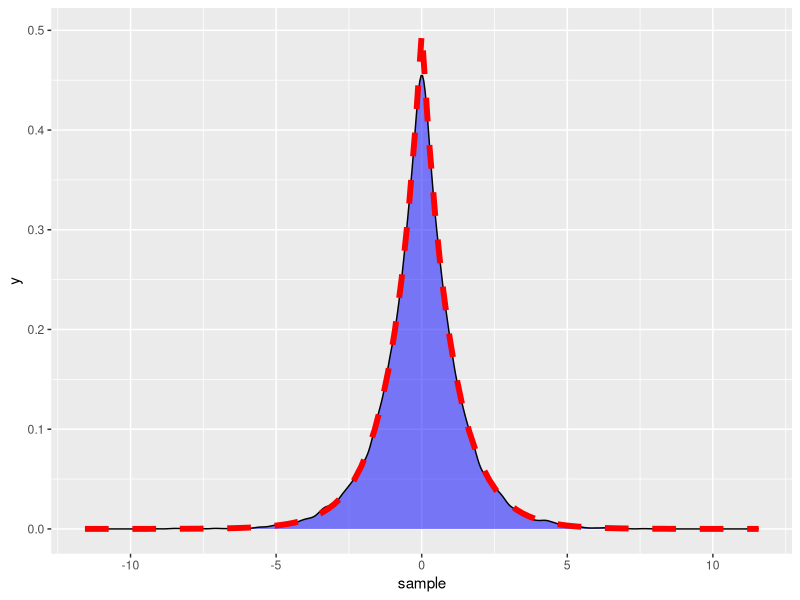
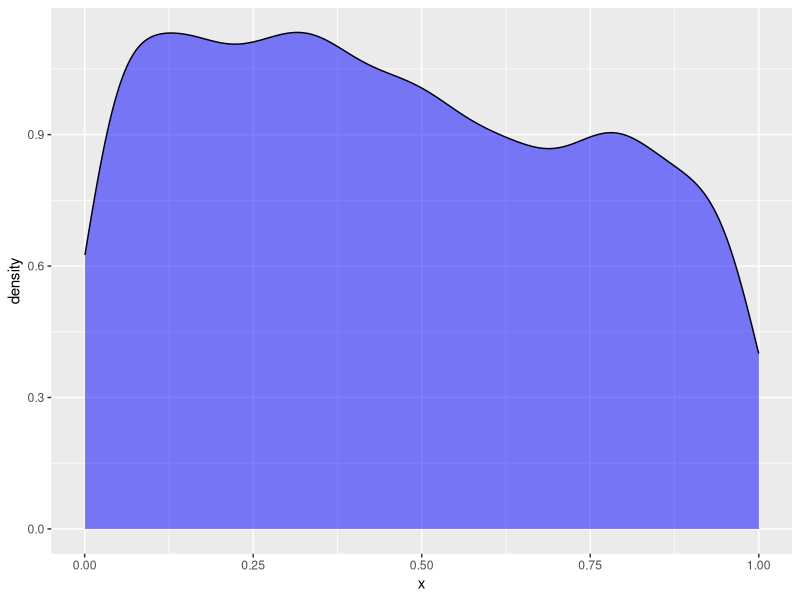
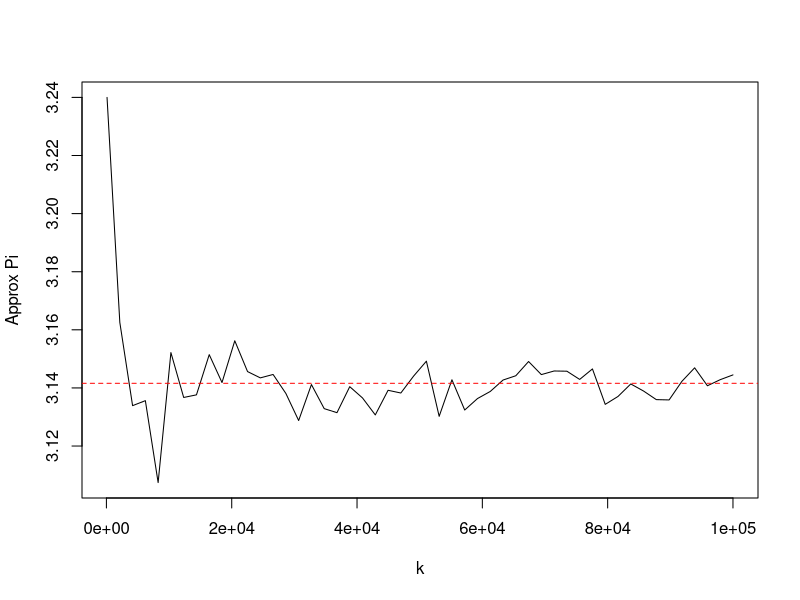
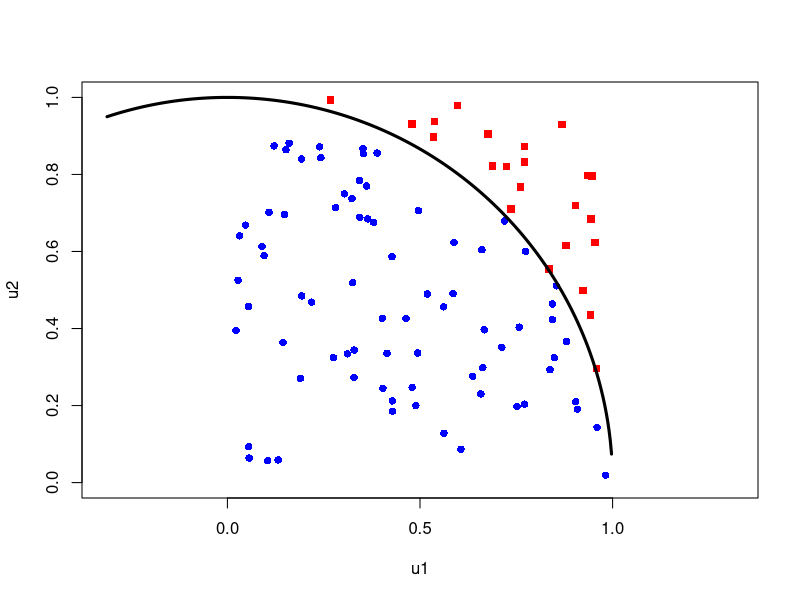
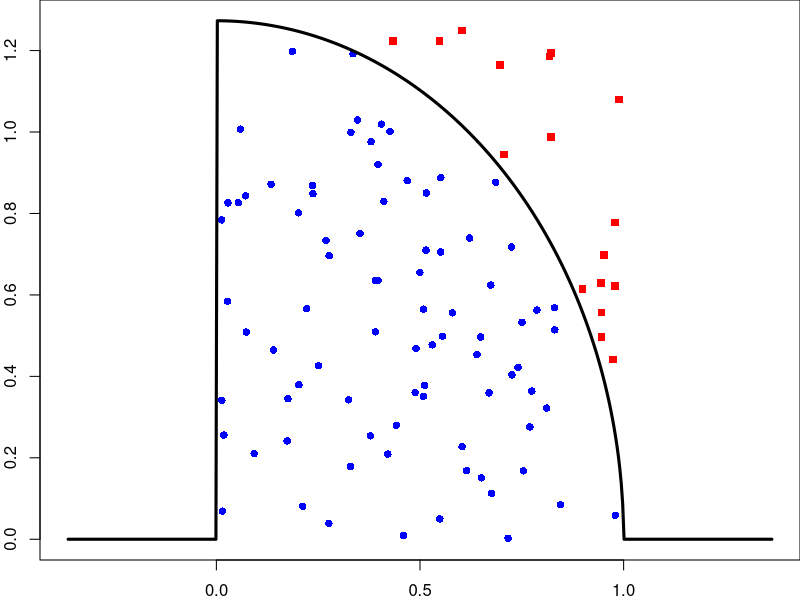
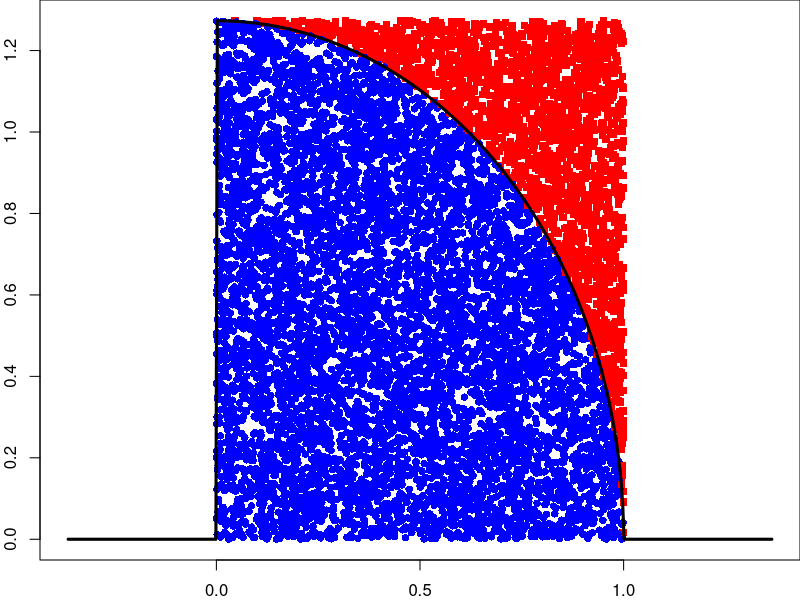
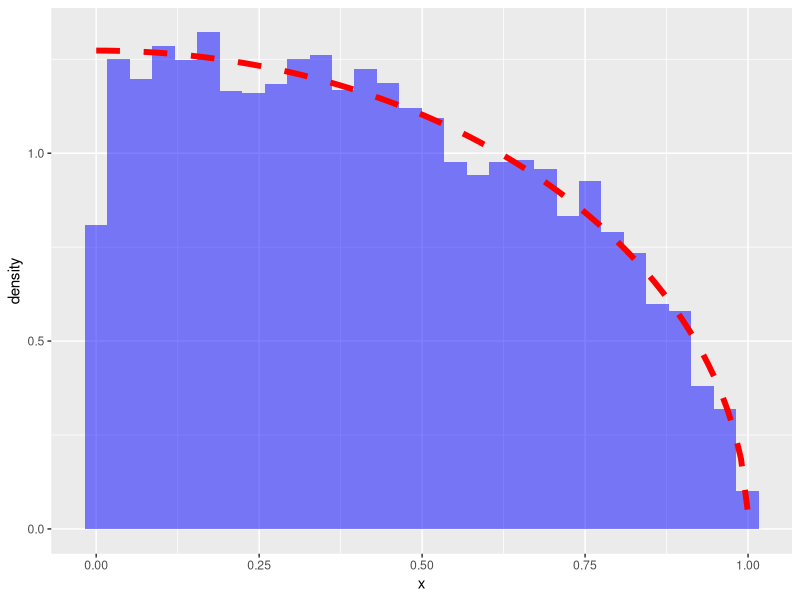
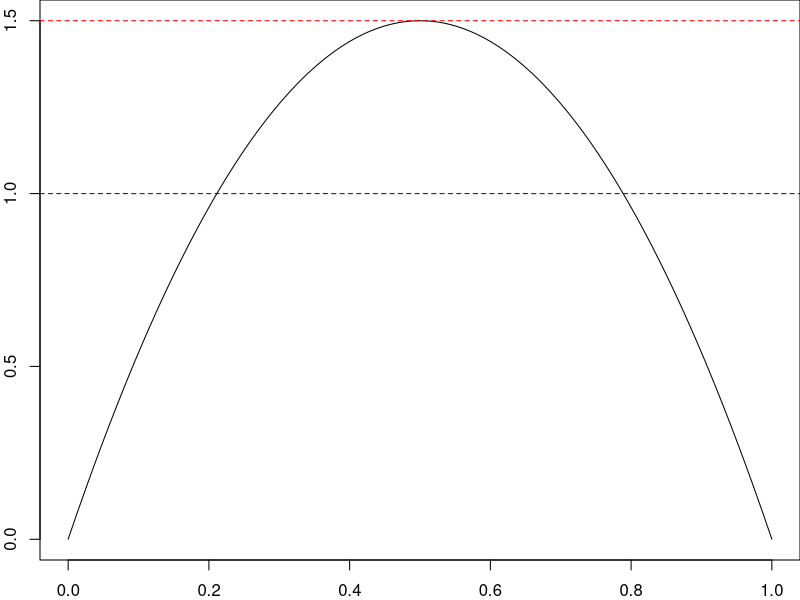

Generate these figures, in order, with R:
### R code from vignette source '/Users/mark/Documents/Professional/Teaching/sjtu/stats406-summer2021/lectures/week05/week05_accept_reject/lecture-core.Rnw'

###################################################
### code chunk number 1: lecture-core.Rnw:52-56
###################################################
options(width = 60, digits = 4)
set.seed(49482)
library(tidyverse)
library(ggplot2)


###################################################
### code chunk number 2: lecture-core.Rnw:99-103
###################################################
rlaplace <- function(n) {
    u <- runif(n)
    ifelse(u < 1/2, log(2 * u), log(1 / (2 - 2 * u)))
}


###################################################
### code chunk number 3: lecture-core.Rnw:108-110
###################################################
d <- data.frame(sample = rlaplace(10000))
ggplot(d, aes(x = sample)) + geom_density(fill = "blue", alpha = 0.5) + stat_function(fun = function(x) { (1/2) * exp(- abs(x))}, color = "red", lwd = 2, lty = 2)


###################################################
### code chunk number 4: lecture-core.Rnw:116-120
###################################################
x <- rlaplace(1000)
x_positive <- keep(x, x > 0) 
mean(x_positive) # should be close to 1
t.test(x_positive, conf.level = 0.999)$conf.int


###################################################
### code chunk number 5: lecture-core.Rnw:127-128
###################################################
length(x_positive)


###################################################
### code chunk number 6: lecture-core.Rnw:153-157
###################################################
x <- rnorm(10000)
y <- keep(x, 0 < x & x < 1)
length(y) # number of samples kept
mean(y) # use the samples to estimate E(Y)


###################################################
### code chunk number 7: lecture-core.Rnw:163-164
###################################################
ggplot(data.frame(x = y), aes(x = x)) + geom_density(fill = "blue", alpha = 0.5) 


###################################################
### code chunk number 8: lecture-core.Rnw:182-188
###################################################
approx_pi <- function(k) {
  u1 <- runif(k)
  u2 <- runif(k)
  sqs <- sqrt(u1^2 + u2^2)
  return(4 * sum(sqs <= 1) / k)
}


###################################################
### code chunk number 9: lecture-core.Rnw:194-197
###################################################
xs <- seq(100, 100000, length.out = 50)
plot(xs, Vectorize(approx_pi)(xs), type = 'l', xlab = "k", "ylab" = "Approx Pi")
abline(h = pi, lty = 2, col = "red")


###################################################
### code chunk number 10: lecture-core.Rnw:214-219
###################################################
u1 <- runif(100)
u2 <- runif(100)
inquad <- 1 + (u1^2 + u2^2 <= 1)
plot(u1, u2, col = c( "red", "blue")[inquad], pch = c(15,16)[inquad], asp = 1, xlim = c(0,1), ylim = c(0,1))
curve(sqrt(1 - x^2), add = TRUE, lwd = 3, n = 501)


###################################################
### code chunk number 11: lecture-core.Rnw:237-243
###################################################
par(mar = c(2, 2, 0, 0))
u1 <- runif(100)
u2 <- runif(100)
inquad <- 1 + (u1^2 + u2^2 <= 1)
plot(u1, 4 / pi * u2, col = c( "red", "blue")[inquad], pch = c(15,16)[inquad], asp = 1, xlim = c(0,1), ylim = c(0, 4/pi))
curve(ifelse(x > 0 & x < 1, 4 / pi * sqrt(1 - x^2), 0), add = TRUE, lwd = 3, n = 501)


###################################################
### code chunk number 12: lecture-core.Rnw:252-259
###################################################
par(mar = c(2, 2, 0, 0))
k <- 10000
u1 <- runif(k)
u2 <- runif(k)
inquad <- 1 + (u1^2 + u2^2 <= 1)
plot(u1, 4 / pi * u2, col = c( "red", "blue")[inquad], pch = c(15,16)[inquad], asp = 1, xlim = c(0,1), ylim = c(0, 4/pi))
curve(ifelse(x > 0 & x < 1, 4 / pi * sqrt(1 - x^2), 0), add = TRUE, lwd = 3, n = 501)


###################################################
### code chunk number 13: lecture-core.Rnw:266-267
###################################################
ggplot(data.frame(x = u2[inquad == 2]), aes(x = x )) + geom_histogram(aes(y = ..density..), fill = "blue", alpha = 0.5) + stat_function(fun = function(x) { 4/pi*sqrt(1 - x^2)}, lty = 2, col = "red", lwd = 2)


###################################################
### code chunk number 14: lecture-core.Rnw:328-331
###################################################
curve(6 * x * (1 - x), ylim = c(0, 1.5), n = 501)
abline(h = 1, lty = 2, col = "blue")
abline(h = 6/4, lty = 2, col = "red")


###################################################
### code chunk number 15: lecture-core.Rnw:359-364
###################################################
par(mar = c(2,2,0,0))
curve(6 * x * (1 - x), ylim = c(0, 1.5), n = 501)
abline(h = 6/4, lty = 2, col = "blue")
lines(c(0.3, 0.3), c(0, 1.26), lwd = 3, col = "green")
lines(c(0.3, 0.3), c(1.26, 6/4), lwd = 3, col = "red")


###################################################
### code chunk number 16: lecture-core.Rnw:370-375
###################################################
k <- 10000
ys <- runif(k)
fys <- 6 * ys * (1 - ys)
gys <- 1
ratios <- fys / (gys * (6/4))


###################################################
### code chunk number 17: lecture-core.Rnw:378-382
###################################################
us <- runif(k)
accept <- us < ratios
accepted <- ys[accept]
rejected <- ys[!accept] ; mean(!accept)


###################################################
### code chunk number 18: lecture-core.Rnw:388-392
###################################################
par(mar = c(2,2,0,0))
curve(6 * x * (1 - x), ylim = c(0, 1.5), n = 501)
abline(h = 6/4, lty = 2, col = "blue")
points(ys, us * (6/4), col = c("red", "blue")[1 + accept], pch = c(18,2)[1 + accept])


###################################################
### code chunk number 19: lecture-core.Rnw:399-401
###################################################
ggplot(data.frame(x = ys[accept]), aes(x = x)) + geom_density(fill = "blue", alpha = 0.5) + 
    stat_function(fun = function(x) {6 * x * (1 - x)},  col = "red", lty = 2, lwd = 2)


###################################################
### code chunk number 20: lecture-core.Rnw:496-497
###################################################
(scaling_const <- pnorm(1) - pnorm(0))


###################################################
### code chunk number 21: lecture-core.Rnw:500-505
###################################################
truncated <- function(x) {
  ifelse(x >= 0 & x <= 1,
         dnorm(x) / scaling_const,
         0)
}


###################################################
### code chunk number 22: lecture-core.Rnw:511-515
###################################################

par(mar = c(3,3,0,0))
curve(truncated(x), from = -0.5, to = 1.5, n = 501, lwd = 3)
lines(c(0,0, 1, 1), c(0, truncated(0), truncated(0), 0), lty = 2, lwd = 3, col = "blue")


###################################################
### code chunk number 23: lecture-core.Rnw:522-525
###################################################
ys <- runif(1000)
const <- truncated(0)
ratios <- truncated(ys) / (const * 1) # g(y) = 1


###################################################
### code chunk number 24: lecture-core.Rnw:528-532
###################################################
us <- runif(1000)
accept_uniform <- us < ratios
accepted_uniform <- ys[accept_uniform]
rejected_uniform <- ys[!accept_uniform] 


###################################################
### code chunk number 25: lecture-core.Rnw:536-537
###################################################
mean(accepted_uniform)


###################################################
### code chunk number 26: lecture-core.Rnw:543-547
###################################################
par(mar = c(2,2,0,0))
curve(truncated(x), from = -0.5, to = 1.5, n = 501, lwd = 3)
lines(c(0,0, 1, 1), c(0, truncated(0), truncated(0), 0), lty = 2, lwd = 3, col = "blue")
points(ys, us * truncated(0), col = c("red", "blue")[1 + accept_uniform], pch = c(18,2)[1 + accept_uniform])


###################################################
### code chunk number 27: lecture-core.Rnw:566-569
###################################################
par(mar = c(4,4, 1, 0))
g <- function(y) { (2/3) * (2 - y)}
curve(dnorm(x)/g(x), xlab = "x", ylab = "f(x)/g(x)")


###################################################
### code chunk number 28: lecture-core.Rnw:577-582
###################################################
g <- function(y) { (2/3) * (2 - y)}
qg <- function(p) { 2 - sqrt(4 - 3 * p)}
ys <- qg(runif(1000))
const <- truncated(1) / g(1)
ratios <- truncated(ys) / (const * g(ys))


###################################################
### code chunk number 29: lecture-core.Rnw:585-589
###################################################
us <- runif(1000)
accept_g <- us < ratios
accepted_g <- ys[accept_g]
rejected_g <- ys[!accept_g] 


###################################################
### code chunk number 30: lecture-core.Rnw:595-599
###################################################
par(mar = c(2,3,0,0))
curve(truncated(x), from = -0.5, to = 1.5, ylim = c(0, const * g(0)), n = 501)
lines(c(0,0, 1, 1), c(0, 2 * truncated(1), truncated(1), 0), lty = 2, lwd = 2, col = "blue")
points(ys, us * const * g(ys), col = c("red", "blue")[1 + accept_g], pch = c(18,2)[1 + accept_g])


###################################################
### code chunk number 31: lecture-core.Rnw:613-614
###################################################
sum(accept_g) / sum(accept_uniform)


###################################################
### code chunk number 32: lecture-core.Rnw:628-629
###################################################
f <- function(x) { 0.25 * dnorm(x + 2) + 0.75 * dnorm(x - 1)}


###################################################
### code chunk number 33: lecture-core.Rnw:636-638
###################################################
par(mar = c(4,4,1,0))
curve(f(x), -5, 4)


###################################################
### code chunk number 34: lecture-core.Rnw:656-658
###################################################
par(mar = c(4,4,1,0))
curve(f(x)/dnorm(x), -10, 18)


###################################################
### code chunk number 35: lecture-core.Rnw:663-665
###################################################
par(mar = c(4,4,1,0))
curve(f(x)/dcauchy(x), -10, 18)


###################################################
### code chunk number 36: lecture-core.Rnw:670-673
###################################################
h <- function(x) { f(x) / dcauchy(x)}
xs <- seq(-4, 4, length.out = 1000)
(const <- max(h(xs)))


###################################################
### code chunk number 37: lecture-core.Rnw:678-683
###################################################
par(mar = c(4,4,1,0))
curve(const * dcauchy(x) , -5, 5)
curve(f(x), add = TRUE, lty = 2)
legend("topleft", lty = 1:2, legend = c("Cauchy", 
                                        "f(x)"))


###################################################
### code chunk number 38: lecture-core.Rnw:689-695
###################################################
k <- 10000
ys <- rcauchy(k)
ratios <- f(ys) / (const * dcauchy(ys))
us <- runif(k)
accept <- us < ratios
x <- ys[accept] ; mean(accept)


###################################################
### code chunk number 39: lecture-core.Rnw:700-707
###################################################
df <- data.frame(y = ys, us = us, ratios, accept = accept, scaleu = const * dcauchy(ys) * us )
ggplot(df, aes(x = ys, y = scaleu, color = accept)) + 
    xlim(-5,5) +
    geom_point() +
    stat_function(fun = f, lty = 2, col = "black") +
    stat_function(fun = ~ const * dcauchy(.x), lty = 1, col = "red") +
    labs(x = "Y", y = "c * g(Y) * U")


###################################################
### code chunk number 40: lecture-core.Rnw:711-712
###################################################
rm(ratios) # just to avoid bugs in some copy/pasted code later


###################################################
### code chunk number 41: lecture-core.Rnw:718-724
###################################################
wrong_consts <- c(2 *  const, 
                  const, 
                  0.75 * const, 
                  0.25 * const, 
                  0.1 * const, 
                  0)


###################################################
### code chunk number 42: lecture-core.Rnw:732-738
###################################################
accept_reject <- function(n, f, g, rg, const) {
    ys <- rg(n)
    us <- runif(k)
    accept <- us * const * g(ys) <= f(ys)
    data.frame(y = ys, accept = accept)
}


###################################################
### code chunk number 43: lecture-core.Rnw:743-748
###################################################
bimodal <- function(const) {
    accept_reject(1000, f, dcauchy, rcauchy, const)
}
wrong <- map_dfr(wrong_consts, .id = "constant", bimodal)
wrong$constant <- wrong_consts[as.numeric(wrong$constant)] # get the original labels back


###################################################
### code chunk number 44: lecture-core.Rnw:754-762
###################################################
accept_rates <- group_by(wrong, constant) %>% summarize(rate = mean(accept)) %>% mutate(label = factor(paste0(round(constant, 2), " (", round(rate, 2), ")")))

wrong_accepted <- wrong[wrong$accept, ] %>% left_join(accept_rates, by = "constant")
ggplot(wrong_accepted, aes(x = y)) + geom_density(fill = "blue", alpha = 0.25, lty = 0) + 
    stat_function(fun = f, lty = 2, lwd = 1, color = "red") + 
    stat_function(fun = dcauchy, lty = 1, lwd = 1, color = "#008800") +
    xlim(-5, 5) + 
    facet_wrap(~ label)


